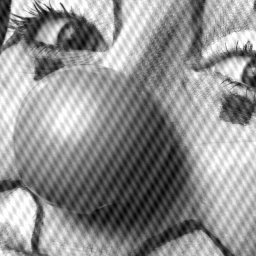
%> input picture Aula prática - Filtragem com FFT/palhaco.jpg, 256 x 256 px
$ octave filtrandopalhaco.m   (GNU Octave 9; MATLAB toolbox functions it lacks are replaced by stand-ins)
%> lines starting %> are read from the running program, lines starting %| are printed output that depends on the picture; in (x1, y1, x2, y2) boxes, pixels count from 0 and x2, y2 are one past the last pixel; in counts of white or black regions, pixels touching at a corner belong together; the program's own positions count from 1
### Aula prática - Filtragem com FFT/filtro.m
%% Função para filtro passa-baixa
    % img: imagem de entrada
    % pos_x: posição x do ponto do R^2 onde se quer filtrar
    % pos_y: posição y do ponto do R^2 onde se quer filtrar
    % Se quiser filtrar ao centro da imagem, ent�o [pos_x, pos_y] =
    % size(img)/2
    % r: raio do filtro
    % H: filtro passa-baixa (sa�da)

function H = filtro (img, pos_x, pos_y, r)
H = ones(size(img));

for i = -r:r
    for j = -r:r
        if ((i)^2 + (j)^2 < r^2)
            H(i+pos_x, j+pos_y) = 0;        % Formação do filtro passa-baixa
        end
    end
end

end

### Aula prática - Filtragem com FFT/filtrandopalhaco.m
%% github.com/vrmiguel/ImageProcessing %%

%% Leitura e exibição da imagem original
close all
clear all
figure(1);
img = imread('palhaco.jpg');
%> img is the input picture: size 256x256 uint8; min 2, max 255, mean 144.2
imshow(img); title('Imagem original');

%% Aplicando os cinco filtros
F = fft2(img);
figure(2);
imagesc(abs(1 + log(fftshift(F)))); colormap(gray); title('FFT (log)'); % Exibindo o log do FFT
%> after `title('FFT (log)')`:
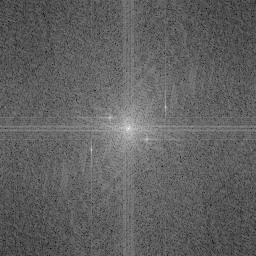
%> displayed picture: size 256x256x3, on the screen's scale of 0 to 255; min 0, max 255, mean 96.7


H1 = filtro(img, 107, 166, 10);
%> after the loop in filtro, `for i = -r:r`:
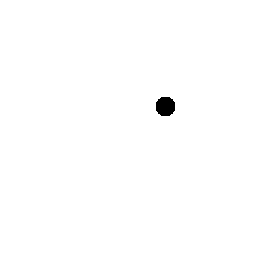
%> H: size 256x256 double; values 0 (black) and 1 (white), 99.5% white; 1 black region, box (x1, y1, x2, y2) and area: (156, 97, 175, 116) 305
H2 = filtro(img, 117, 110, 8);
%> after the loop in filtro (call 2), `for i = -r:r`: H: size 256x256 double; values 0 (black) and 1 (white), 99.7% white; 1 black region, box (x1, y1, x2, y2) and area: (102, 109, 117, 124) 193
H3 = filtro(img, 150, 93, 8);
%> call 3 of filtro, with pos_x = 150, pos_y = 93, r = 8
%> after the loop in filtro (call 3), `for i = -r:r`:
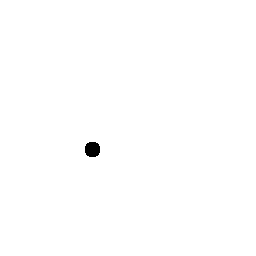
%> H: size 256x256 double; values 0 (black) and 1 (white), 99.7% white; 1 black region, box (x1, y1, x2, y2) and area: (85, 142, 100, 157) 193
H4 = filtro(img, 140, 148, 8);
%> call 4 of filtro, with pos_x = 140, pos_y = 148, r = 8
%> after the loop in filtro (call 4), `for i = -r:r`:
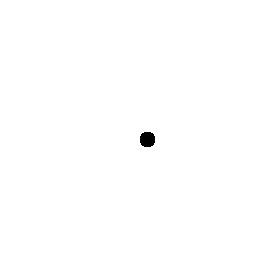
%> H: size 256x256 double; values 0 (black) and 1 (white), 99.7% white; 1 black region, box (x1, y1, x2, y2) and area: (140, 132, 155, 147) 193
H5 = filtro(img, 105, 167, 8);
%> call 5 of filtro, with pos_x = 105, pos_y = 167, r = 8
%> after the loop in filtro (call 5), `for i = -r:r`:
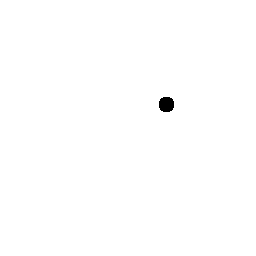
%> H: size 256x256 double; values 0 (black) and 1 (white), 99.7% white; 1 black region, box (x1, y1, x2, y2) and area: (159, 97, 174, 112) 193
Hz = H1 & H2 & H3 & H4 & H5;
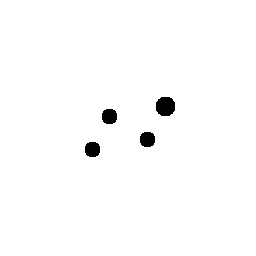
%> Hz: size 256x256 logical; 98.6% white; 4 black regions, box (x1, y1, x2, y2) and area: (156, 97, 175, 116) 306, (102, 109, 117, 124) 193, (140, 132, 155, 147) 193, (85, 142, 100, 157) 193

filtro_completo = F .* fftshift(Hz);

figure(3);
imagesc(abs(fftshift((log( 1+ filtro_completo))))); colormap(gray); title('Após filtros (log)');

figure(4);
imagesc(abs(ifft2(filtro_completo))); colormap(gray); title('Após filtros');
%> after `title('Após filtros')`:
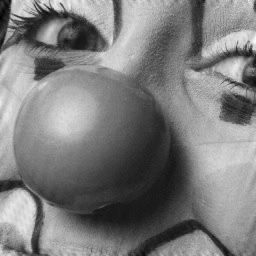
%> displayed picture: size 256x256x3, on the screen's scale of 0 to 255; min 0, max 255, mean 124.3
